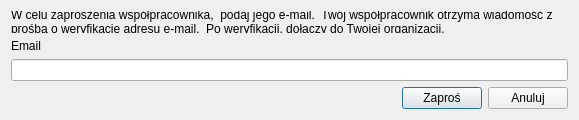
<?xml version="1.0" encoding="UTF-8"?>
<ui version="4.0">
 <class>Dialog</class>
 <widget class="QDialog" name="Dialog">
  <property name="geometry">
   <rect>
    <x>0</x>
    <y>0</y>
    <width>579</width>
    <height>120</height>
   </rect>
  </property>
  <property name="minimumSize">
   <size>
    <width>579</width>
    <height>120</height>
   </size>
  </property>
  <property name="maximumSize">
   <size>
    <width>579</width>
    <height>120</height>
   </size>
  </property>
  <property name="windowTitle">
   <string>Zaproś współpracownika</string>
  </property>
  <layout class="QVBoxLayout" name="verticalLayout">
   <item>
    <widget class="QLabel" name="label">
     <property name="text">
      <string>W celu zaproszenia współpracownika,  podaj jego e-mail.  Twój współpracownik otrzyma wiadomość z prośbą o weryfikację adresu e-mail.  Po weryfikacji, dołączy do Twojej organizacji.</string>
     </property>
     <property name="wordWrap">
      <bool>true</bool>
     </property>
    </widget>
   </item>
   <item>
    <widget class="QLabel" name="email_label">
     <property name="text">
      <string>Email</string>
     </property>
     <property name="wordWrap">
      <bool>true</bool>
     </property>
    </widget>
   </item>
   <item>
    <widget class="QLineEdit" name="email_line">
     <property name="maxLength">
      <number>-1</number>
     </property>
     <property name="placeholderText">
      <string/>
     </property>
    </widget>
   </item>
   <item>
    <layout class="QHBoxLayout" name="horizontalLayout_3">
     <item>
      <spacer name="horizontalSpacer_3">
       <property name="orientation">
        <enum>Qt::Horizontal</enum>
       </property>
       <property name="sizeHint" stdset="0">
        <size>
         <width>40</width>
         <height>20</height>
        </size>
       </property>
      </spacer>
     </item>
     <item>
      <widget class="QPushButton" name="invite_user_button">
       <property name="text">
        <string>Zaproś</string>
       </property>
      </widget>
     </item>
     <item>
      <widget class="QPushButton" name="cancel_button">
       <property name="text">
        <string>Anuluj</string>
       </property>
       <property name="autoDefault">
        <bool>false</bool>
       </property>
      </widget>
     </item>
    </layout>
   </item>
  </layout>
 </widget>
 <resources/>
 <connections/>
</ui>
